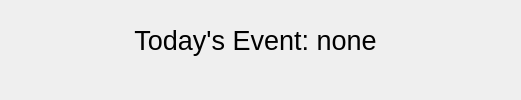
<?xml version="1.0" encoding="UTF-8"?>
<ui version="4.0">
 <class>TopBar</class>
 <widget class="QWidget" name="TopBar">
  <property name="geometry">
   <rect>
    <x>0</x>
    <y>0</y>
    <width>521</width>
    <height>100</height>
   </rect>
  </property>
  <property name="windowTitle">
   <string>Form</string>
  </property>
  <widget class="QWidget" name="horizontalLayoutWidget">
   <property name="geometry">
    <rect>
     <x>0</x>
     <y>0</y>
     <width>511</width>
     <height>80</height>
    </rect>
   </property>
   <layout class="QHBoxLayout" name="horizontalLayout">
    <item>
     <widget class="QLabel" name="topLabel">
      <property name="font">
       <font>
        <pointsize>20</pointsize>
        <weight>50</weight>
        <bold>false</bold>
       </font>
      </property>
      <property name="text">
       <string>Today's Event: none</string>
      </property>
      <property name="alignment">
       <set>Qt::AlignCenter</set>
      </property>
     </widget>
    </item>
   </layout>
  </widget>
 </widget>
 <resources/>
 <connections/>
</ui>
